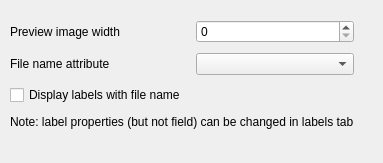
<?xml version="1.0" encoding="UTF-8"?>
<ui version="4.0">
 <class>TileIndexRenderWidgetBase</class>
 <widget class="QWidget" name="TileIndexRenderWidgetBase">
  <property name="geometry">
   <rect>
    <x>0</x>
    <y>0</y>
    <width>383</width>
    <height>163</height>
   </rect>
  </property>
  <property name="windowTitle">
   <string>Form</string>
  </property>
  <layout class="QGridLayout" name="gridLayout">
   <property name="margin">
    <number>10</number>
   </property>
   <property name="spacing">
    <number>10</number>
   </property>
   <item row="2" column="1">
    <widget class="QComboBox" name="comboBoxAttr"/>
   </item>
   <item row="4" column="0" colspan="2">
    <widget class="QLabel" name="label_3">
     <property name="text">
      <string>Note: label properties (but not field) can be changed in labels tab</string>
     </property>
    </widget>
   </item>
   <item row="1" column="2">
    <spacer name="horizontalSpacer">
     <property name="orientation">
      <enum>Qt::Horizontal</enum>
     </property>
     <property name="sizeHint" stdset="0">
      <size>
       <width>40</width>
       <height>20</height>
      </size>
     </property>
    </spacer>
   </item>
   <item row="1" column="1">
    <widget class="QSpinBox" name="spinBoxWidth">
     <property name="maximum">
      <number>9999</number>
     </property>
    </widget>
   </item>
   <item row="2" column="0">
    <widget class="QLabel" name="label_2">
     <property name="text">
      <string>File name attribute</string>
     </property>
    </widget>
   </item>
   <item row="1" column="0">
    <widget class="QLabel" name="label">
     <property name="text">
      <string>Preview image width</string>
     </property>
    </widget>
   </item>
   <item row="5" column="0">
    <spacer name="verticalSpacer">
     <property name="orientation">
      <enum>Qt::Vertical</enum>
     </property>
     <property name="sizeHint" stdset="0">
      <size>
       <width>20</width>
       <height>10</height>
      </size>
     </property>
    </spacer>
   </item>
   <item row="0" column="0">
    <spacer name="verticalSpacer_2">
     <property name="orientation">
      <enum>Qt::Vertical</enum>
     </property>
     <property name="sizeType">
      <enum>QSizePolicy::Fixed</enum>
     </property>
     <property name="sizeHint" stdset="0">
      <size>
       <width>20</width>
       <height>10</height>
      </size>
     </property>
    </spacer>
   </item>
   <item row="3" column="0">
    <widget class="QCheckBox" name="checkBoxShowLabels">
     <property name="text">
      <string>Display labels with file name</string>
     </property>
    </widget>
   </item>
  </layout>
 </widget>
 <resources/>
 <connections/>
</ui>
